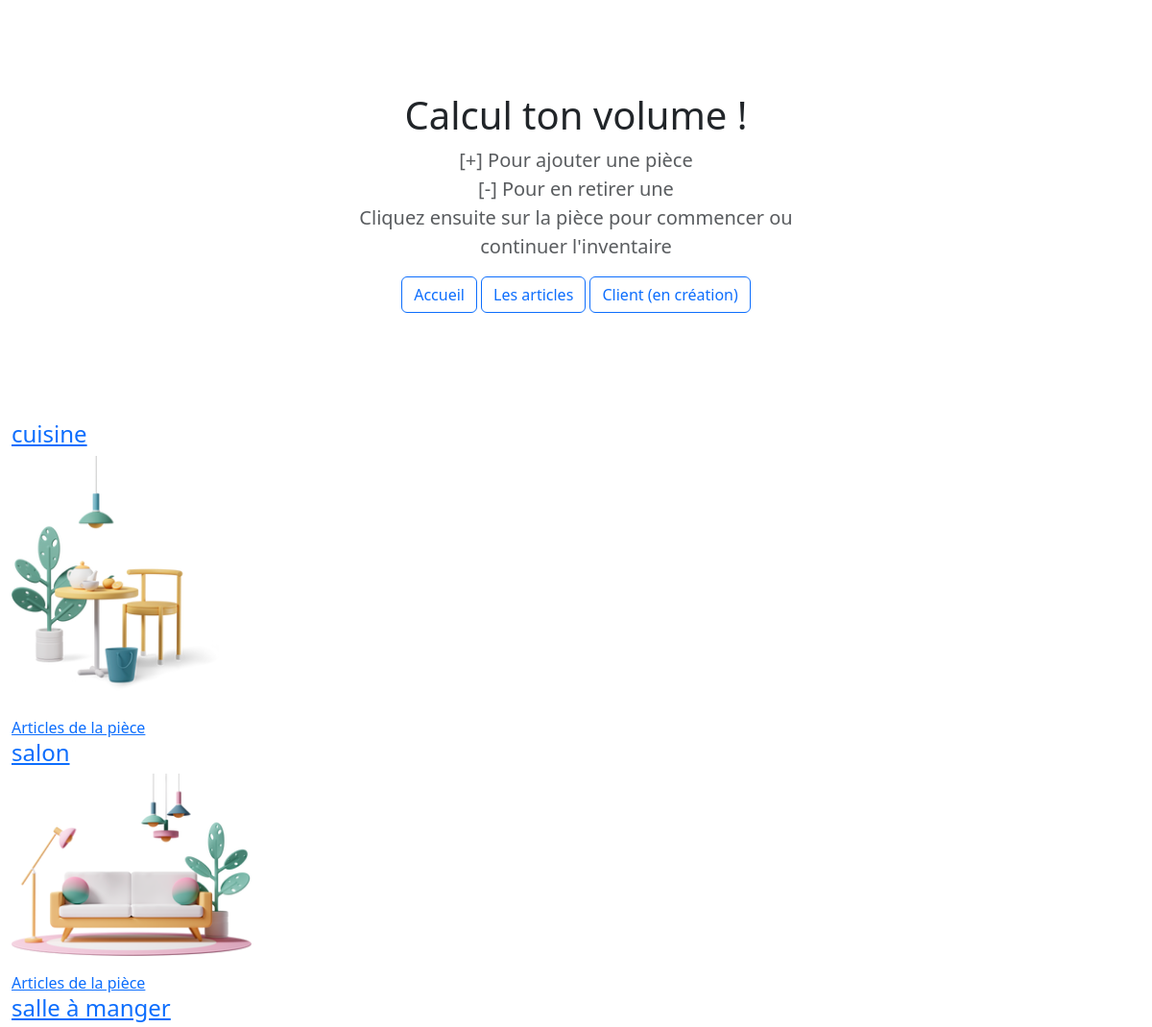
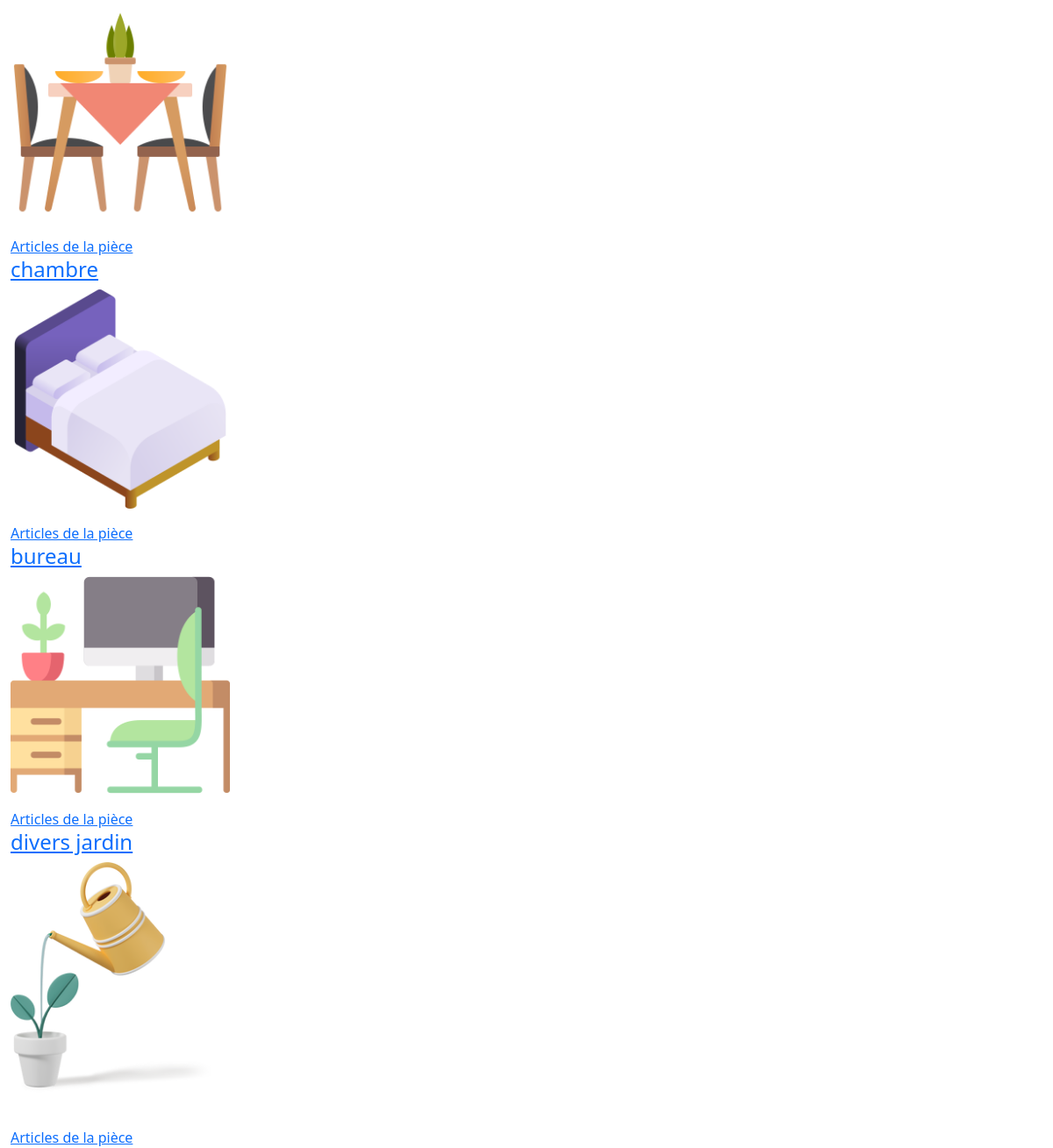
Page /listePieces on the committed database (2 pictures, top to bottom).
### inventaire/models.py (models this page shows)
class Piece(models.Model):
    piece = models.CharField(max_length=50)
    slug = models.CharField(max_length=50)
    image_item = models.ImageField(upload_to="img_pieces", blank=True, null=True)
    def __str__(self):
        return self.piece

### inventaire/views.py (the view)
# urls.py: path("listePieces", listePieces, name="listePieces"),
def listePieces(request):
    piecestablepiece = Piece.objects.all()
    return render(request, 'inventaire/liste_pieces.html', context={"piecestable": piecestablepiece})

### inventaire/templates/inventaire/liste_pieces.html (shortened to what this page needs)
{% extends 'base.html' %}
{% block content %}
<section class="py-5 text-center container">
    <div class="row py-lg-5">
      <div class="col-lg-6 col-md-8 mx-auto">
        <h1 class="fw-light">Calcul ton volume !</h1>
            <p class="lead text-muted">[+] Pour ajouter une pièce <br> [-] Pour en retirer une <br/>
                Cliquez ensuite sur la pièce pour commencer ou continuer l'inventaire
            </p>
            <p>
            <a href="{% url 'home' %}" class="btn btn-outline-primary">Accueil</a>
            <a href="{% url 'inventaire-par-lieu' %}" class="btn btn-outline-primary">Les articles</a>
            <a href="{% url 'home' %}" class="btn btn-outline-primary">Client (en création)</a>
            </p>
      </div>
    </div>
</section>
    <div>
        {% for lieu in piecestable %}
           <h4><a href="{% url 'inventaire-par-lieu' %}?place={{ lieu }}">{{ lieu }}</a></h4>
           <p><a href="{% url 'inventaire-par-lieu' %}?place={{ lieu }}"><img src="{{ lieu.image_item.url }}" alt="{{ piece.piece }}" style="max-width: 250px;"></a></p>
           <a href="{% url 'inventaire-par-lieu' %}?place={{ lieu }}">Articles de la pièce</a>
        {% endfor %}
    </div>
{% endblock %}

### rows in the picture
Piece: piece "cuisine", image_item (picture)
Piece: piece "salon", image_item (picture)
Piece: piece "salle à manger", image_item (picture)
Piece: piece "chambre", image_item (picture)
Piece: piece "bureau", image_item (picture)
Piece: piece "divers jardin", image_item (picture)
